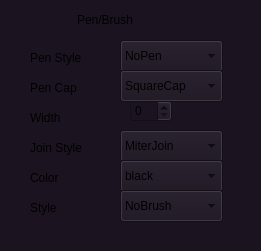
  <widget class="QStackedWidget" name="penbrushdetails">
   <property name="geometry">
    <rect>
     <x>50</x>
     <y>310</y>
     <width>261</width>
     <height>251</height>
    </rect>
   </property>
   <property name="styleSheet">
    <string notr="true">background-color :rgb(27, 20, 32)</string>
   </property>
   <property name="currentIndex">
    <number>0</number>
   </property>
   <widget class="QWidget" name="page">
    <widget class="QLabel" name="label_30">
     <property name="geometry">
      <rect>
       <x>30</x>
       <y>50</y>
       <width>58</width>
       <height>16</height>
      </rect>
     </property>
     <property name="text">
      <string>Pen Style</string>
     </property>
    </widget>
    <widget class="QComboBox" name="penStyle">
     <property name="geometry">
      <rect>
       <x>120</x>
       <y>40</y>
       <width>103</width>
       <height>32</height>
      </rect>
     </property>
     <item>
      <property name="text">
       <string>NoPen</string>
      </property>
     </item>
     <item>
      <property name="text">
       <string>SolidLine</string>
      </property>
     </item>
     <item>
      <property name="text">
       <string>DashLine</string>
      </property>
     </item>
     <item>
      <property name="text">
       <string>DotLine</string>
      </property>
     </item>
     <item>
      <property name="text">
       <string>DashDotLine</string>
      </property>
     </item>
     <item>
      <property name="text">
       <string>DashDotDotLine</string>
      </property>
     </item>
    </widget>
    <widget class="QLabel" name="label_31">
     <property name="geometry">
      <rect>
       <x>30</x>
       <y>80</y>
       <width>58</width>
       <height>16</height>
      </rect>
     </property>
     <property name="text">
      <string>Pen Cap</string>
     </property>
    </widget>
    <widget class="QComboBox" name="penCap">
     <property name="geometry">
      <rect>
       <x>120</x>
       <y>70</y>
       <width>103</width>
       <height>32</height>
      </rect>
     </property>
     <item>
      <property name="text">
       <string>SquareCap</string>
      </property>
     </item>
     <item>
      <property name="text">
       <string>FlatCap</string>
      </property>
     </item>
     <item>
      <property name="text">
       <string>RoundCap</string>
      </property>
     </item>
    </widget>
    <widget class="QLabel" name="label_32">
     <property name="geometry">
      <rect>
       <x>30</x>
       <y>110</y>
       <width>58</width>
       <height>16</height>
      </rect>
     </property>
     <property name="text">
      <string>Width</string>
     </property>
    </widget>
    <widget class="QLabel" name="label_55">
     <property name="geometry">
      <rect>
       <x>30</x>
       <y>140</y>
       <width>58</width>
       <height>16</height>
      </rect>
     </property>
     <property name="text">
      <string>Join Style</string>
     </property>
    </widget>
    <widget class="QSpinBox" name="width">
     <property name="geometry">
      <rect>
       <x>130</x>
       <y>100</y>
       <width>42</width>
       <height>22</height>
      </rect>
     </property>
    </widget>
    <widget class="QComboBox" name="joinStyle">
     <property name="geometry">
      <rect>
       <x>120</x>
       <y>130</y>
       <width>103</width>
       <height>32</height>
      </rect>
     </property>
     <item>
      <property name="text">
       <string>MiterJoin</string>
      </property>
     </item>
     <item>
      <property name="text">
       <string>BevelJoin</string>
      </property>
     </item>
     <item>
      <property name="text">
       <string>RoundJoin</string>
      </property>
     </item>
     <item>
      <property name="text">
       <string/>
      </property>
     </item>
    </widget>
    <widget class="QLabel" name="label_56">
     <property name="geometry">
      <rect>
       <x>30</x>
       <y>170</y>
       <width>58</width>
       <height>16</height>
      </rect>
     </property>
     <property name="text">
      <string>Color</string>
     </property>
    </widget>
    <widget class="QLabel" name="label_57">
     <property name="geometry">
      <rect>
       <x>30</x>
       <y>200</y>
       <width>58</width>
       <height>16</height>
      </rect>
     </property>
     <property name="text">
      <string>Style</string>
     </property>
    </widget>
    <widget class="QComboBox" name="color">
     <property name="geometry">
      <rect>
       <x>120</x>
       <y>160</y>
       <width>103</width>
       <height>32</height>
      </rect>
     </property>
     <item>
      <property name="text">
       <string>black</string>
      </property>
     </item>
     <item>
      <property name="text">
       <string>darkGray</string>
      </property>
     </item>
     <item>
      <property name="text">
       <string>gray</string>
      </property>
     </item>
     <item>
      <property name="text">
       <string>white</string>
      </property>
     </item>
     <item>
      <property name="text">
       <string>lightGray</string>
      </property>
     </item>
     <item>
      <property name="text">
       <string>red</string>
      </property>
     </item>
     <item>
      <property name="text">
       <string>green</string>
      </property>
     </item>
     <item>
      <property name="text">
       <string>blue</string>
      </property>
     </item>
     <item>
      <property name="text">
       <string>cyan</string>
      </property>
     </item>
     <item>
      <property name="text">
       <string>magenta</string>
      </property>
     </item>
     <item>
      <property name="text">
       <string>yellow</string>
      </property>
     </item>
     <item>
      <property name="text">
       <string>darkRed</string>
      </property>
     </item>
     <item>
      <property name="text">
       <string>darkGreen</string>
      </property>
     </item>
     <item>
      <property name="text">
       <string>darkBlue</string>
      </property>
     </item>
     <item>
      <property name="text">
       <string>darkCyan</string>
      </property>
     </item>
     <item>
      <property name="text">
       <string>darkMagenta</string>
      </property>
     </item>
     <item>
      <property name="text">
       <string>darkYellow</string>
      </property>
     </item>
     <item>
      <property name="text">
       <string/>
      </property>
     </item>
    </widget>
    <widget class="QComboBox" name="style">
     <property name="geometry">
      <rect>
       <x>120</x>
       <y>190</y>
       <width>103</width>
       <height>32</height>
      </rect>
     </property>
     <item>
      <property name="text">
       <string>NoBrush</string>
      </property>
     </item>
     <item>
      <property name="text">
       <string>SolidPattern</string>
      </property>
     </item>
     <item>
      <property name="text">
       <string>Dense1Pattern</string>
      </property>
     </item>
     <item>
      <property name="text">
       <string>Dense2Pattern</string>
      </property>
     </item>
     <item>
      <property name="text">
       <string>Dense3Pattern</string>
      </property>
     </item>
     <item>
      <property name="text">
       <string>Dense4Pattern</string>
      </property>
     </item>
     <item>
      <property name="text">
       <string>Dense5Pattern</string>
      </property>
     </item>
     <item>
      <property name="text">
       <string>Dense6Pattern</string>
      </property>
     </item>
     <item>
      <property name="text">
       <string>Dense7Pattern</string>
      </property>
     </item>
     <item>
      <property name="text">
       <string>HorPattern</string>
      </property>
     </item>
     <item>
      <property name="text">
       <string>VerPattern</string>
      </property>
     </item>
     <item>
      <property name="text">
       <string>CrossPattern</string>
      </property>
     </item>
     <item>
      <property name="text">
       <string>BDiagPattern</string>
      </property>
     </item>
     <item>
      <property name="text">
       <string>FDiagPattern</string>
      </property>
     </item>
     <item>
      <property name="text">
       <string>DiagCrossPattern</string>
      </property>
     </item>
    </widget>
    <widget class="QLabel" name="label_58">
     <property name="geometry">
      <rect>
       <x>77</x>
       <y>10</y>
       <width>81</width>
       <height>20</height>
      </rect>
     </property>
     <property name="text">
      <string>Pen/Brush </string>
     </property>
    </widget>
   </widget>
   <widget class="QWidget" name="page_2"/>
  </widget>
